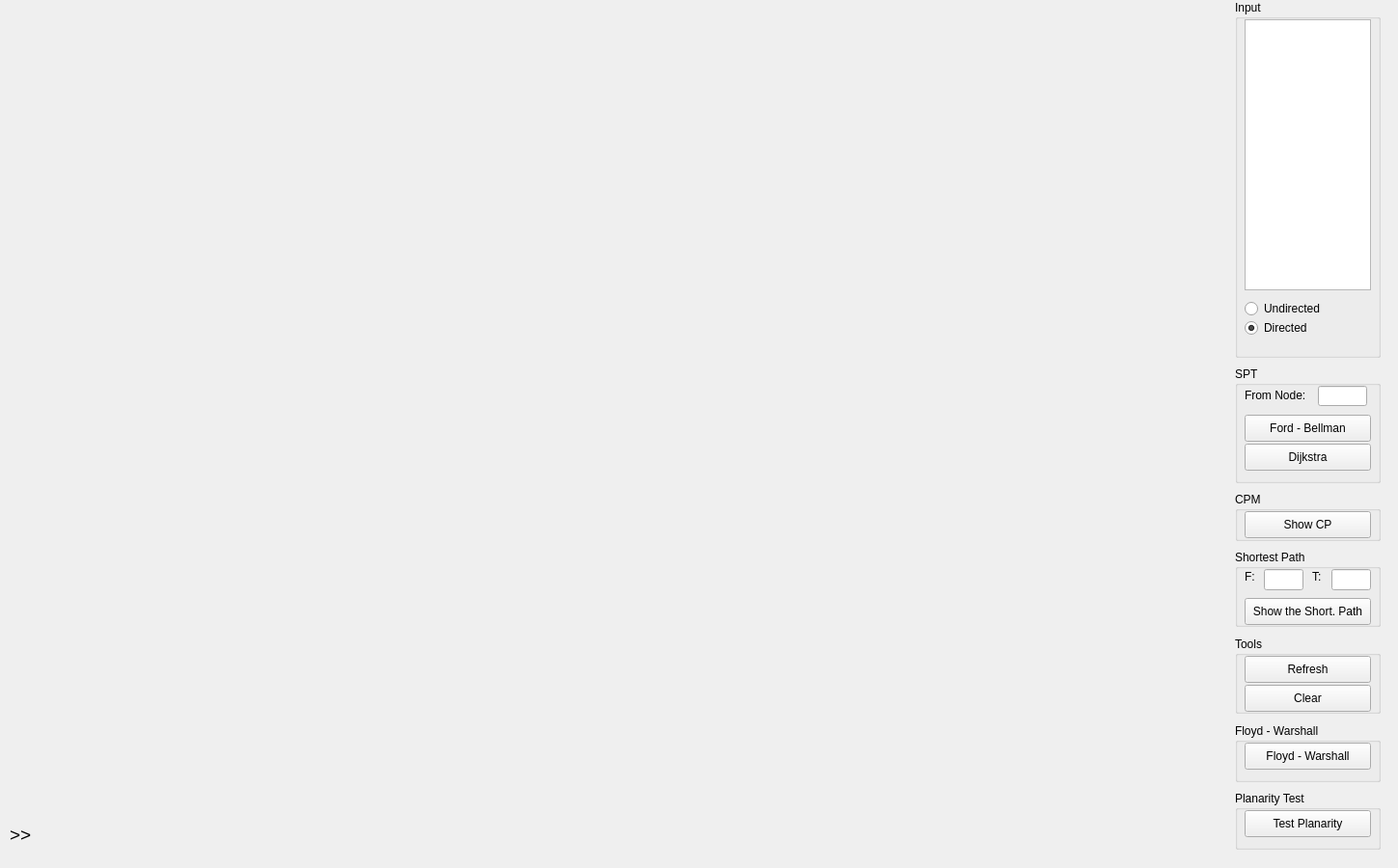
<?xml version="1.0" encoding="UTF-8"?>
<ui version="4.0">
 <class>MainWindow</class>
 <widget class="QMainWindow" name="MainWindow">
  <property name="geometry">
   <rect>
    <x>0</x>
    <y>0</y>
    <width>1449</width>
    <height>900</height>
   </rect>
  </property>
  <property name="sizePolicy">
   <sizepolicy hsizetype="Maximum" vsizetype="Maximum">
    <horstretch>0</horstretch>
    <verstretch>0</verstretch>
   </sizepolicy>
  </property>
  <property name="cursor">
   <cursorShape>CrossCursor</cursorShape>
  </property>
  <property name="mouseTracking">
   <bool>true</bool>
  </property>
  <property name="acceptDrops">
   <bool>false</bool>
  </property>
  <property name="windowTitle">
   <string>GraphCreator</string>
  </property>
  <widget class="QWidget" name="centralWidget">
   <widget class="QLabel" name="label">
    <property name="geometry">
     <rect>
      <x>10</x>
      <y>850</y>
      <width>611</width>
      <height>31</height>
     </rect>
    </property>
    <property name="text">
     <string>&lt;html&gt;&lt;head/&gt;&lt;body&gt;&lt;p&gt;&lt;span style=&quot; font-size:14pt;&quot;&gt;&amp;gt;&amp;gt; &lt;/span&gt;&lt;/p&gt;&lt;/body&gt;&lt;/html&gt;</string>
    </property>
    <property name="textFormat">
     <enum>Qt::AutoText</enum>
    </property>
   </widget>
   <widget class="QGroupBox" name="groupBox">
    <property name="geometry">
     <rect>
      <x>1280</x>
      <y>0</y>
      <width>151</width>
      <height>371</height>
     </rect>
    </property>
    <property name="mouseTracking">
     <bool>true</bool>
    </property>
    <property name="title">
     <string>Input</string>
    </property>
    <widget class="QRadioButton" name="radioButtonNonDirected">
     <property name="enabled">
      <bool>true</bool>
     </property>
     <property name="geometry">
      <rect>
       <x>10</x>
       <y>310</y>
       <width>95</width>
       <height>20</height>
      </rect>
     </property>
     <property name="cursor">
      <cursorShape>PointingHandCursor</cursorShape>
     </property>
     <property name="text">
      <string>Undirected</string>
     </property>
     <property name="checked">
      <bool>false</bool>
     </property>
    </widget>
    <widget class="QRadioButton" name="radioButtonDirected">
     <property name="geometry">
      <rect>
       <x>10</x>
       <y>330</y>
       <width>95</width>
       <height>20</height>
      </rect>
     </property>
     <property name="cursor">
      <cursorShape>PointingHandCursor</cursorShape>
     </property>
     <property name="text">
      <string>Directed</string>
     </property>
     <property name="checked">
      <bool>true</bool>
     </property>
    </widget>
    <widget class="QTextEdit" name="textEdit">
     <property name="geometry">
      <rect>
       <x>10</x>
       <y>20</y>
       <width>131</width>
       <height>281</height>
      </rect>
     </property>
     <property name="cursor" stdset="0">
      <cursorShape>IBeamCursor</cursorShape>
     </property>
    </widget>
   </widget>
   <widget class="QGroupBox" name="groupBox_2">
    <property name="geometry">
     <rect>
      <x>1280</x>
      <y>380</y>
      <width>151</width>
      <height>121</height>
     </rect>
    </property>
    <property name="title">
     <string>SPT</string>
    </property>
    <widget class="QPushButton" name="FordBellmanButton">
     <property name="geometry">
      <rect>
       <x>10</x>
       <y>50</y>
       <width>131</width>
       <height>28</height>
      </rect>
     </property>
     <property name="cursor">
      <cursorShape>PointingHandCursor</cursorShape>
     </property>
     <property name="mouseTracking">
      <bool>true</bool>
     </property>
     <property name="text">
      <string>Ford - Bellman</string>
     </property>
    </widget>
    <widget class="QPushButton" name="DijkstraButton">
     <property name="geometry">
      <rect>
       <x>10</x>
       <y>80</y>
       <width>131</width>
       <height>28</height>
      </rect>
     </property>
     <property name="cursor">
      <cursorShape>PointingHandCursor</cursorShape>
     </property>
     <property name="mouseTracking">
      <bool>true</bool>
     </property>
     <property name="text">
      <string>Dijkstra</string>
     </property>
    </widget>
    <widget class="QLabel" name="label_2">
     <property name="geometry">
      <rect>
       <x>10</x>
       <y>20</y>
       <width>71</width>
       <height>20</height>
      </rect>
     </property>
     <property name="text">
      <string>From Node:</string>
     </property>
    </widget>
    <widget class="QLineEdit" name="SorceNode">
     <property name="geometry">
      <rect>
       <x>86</x>
       <y>20</y>
       <width>51</width>
       <height>21</height>
      </rect>
     </property>
    </widget>
   </widget>
   <widget class="QGroupBox" name="groupBox_3">
    <property name="geometry">
     <rect>
      <x>1280</x>
      <y>660</y>
      <width>151</width>
      <height>80</height>
     </rect>
    </property>
    <property name="title">
     <string>Tools</string>
    </property>
    <widget class="QPushButton" name="ClearButton">
     <property name="geometry">
      <rect>
       <x>10</x>
       <y>50</y>
       <width>131</width>
       <height>28</height>
      </rect>
     </property>
     <property name="cursor">
      <cursorShape>PointingHandCursor</cursorShape>
     </property>
     <property name="mouseTracking">
      <bool>true</bool>
     </property>
     <property name="text">
      <string>Clear</string>
     </property>
    </widget>
    <widget class="QPushButton" name="RefreshButton">
     <property name="geometry">
      <rect>
       <x>10</x>
       <y>20</y>
       <width>131</width>
       <height>28</height>
      </rect>
     </property>
     <property name="cursor">
      <cursorShape>PointingHandCursor</cursorShape>
     </property>
     <property name="mouseTracking">
      <bool>true</bool>
     </property>
     <property name="text">
      <string>Refresh</string>
     </property>
    </widget>
   </widget>
   <widget class="QGroupBox" name="groupBox_4">
    <property name="geometry">
     <rect>
      <x>1280</x>
      <y>570</y>
      <width>151</width>
      <height>80</height>
     </rect>
    </property>
    <property name="title">
     <string>Shortest Path</string>
    </property>
    <widget class="QLabel" name="label_3">
     <property name="geometry">
      <rect>
       <x>10</x>
       <y>20</y>
       <width>55</width>
       <height>16</height>
      </rect>
     </property>
     <property name="text">
      <string>F:</string>
     </property>
    </widget>
    <widget class="QLabel" name="label_4">
     <property name="geometry">
      <rect>
       <x>80</x>
       <y>20</y>
       <width>16</width>
       <height>16</height>
      </rect>
     </property>
     <property name="text">
      <string>T:</string>
     </property>
    </widget>
    <widget class="QLineEdit" name="SPSource">
     <property name="geometry">
      <rect>
       <x>30</x>
       <y>20</y>
       <width>41</width>
       <height>22</height>
      </rect>
     </property>
    </widget>
    <widget class="QLineEdit" name="SPFinish">
     <property name="geometry">
      <rect>
       <x>100</x>
       <y>20</y>
       <width>41</width>
       <height>22</height>
      </rect>
     </property>
    </widget>
    <widget class="QPushButton" name="ShortestPath">
     <property name="geometry">
      <rect>
       <x>10</x>
       <y>50</y>
       <width>131</width>
       <height>28</height>
      </rect>
     </property>
     <property name="cursor">
      <cursorShape>PointingHandCursor</cursorShape>
     </property>
     <property name="mouseTracking">
      <bool>true</bool>
     </property>
     <property name="text">
      <string>Show the Short. Path</string>
     </property>
    </widget>
   </widget>
   <widget class="QGroupBox" name="groupBox_5">
    <property name="geometry">
     <rect>
      <x>1280</x>
      <y>510</y>
      <width>151</width>
      <height>51</height>
     </rect>
    </property>
    <property name="title">
     <string>CPM</string>
    </property>
    <widget class="QPushButton" name="ShowCriticalPathButton">
     <property name="geometry">
      <rect>
       <x>10</x>
       <y>20</y>
       <width>131</width>
       <height>28</height>
      </rect>
     </property>
     <property name="cursor">
      <cursorShape>PointingHandCursor</cursorShape>
     </property>
     <property name="mouseTracking">
      <bool>true</bool>
     </property>
     <property name="text">
      <string>Show CP</string>
     </property>
    </widget>
   </widget>
   <widget class="QGroupBox" name="groupBox_6">
    <property name="geometry">
     <rect>
      <x>1280</x>
      <y>750</y>
      <width>151</width>
      <height>61</height>
     </rect>
    </property>
    <property name="title">
     <string>Floyd - Warshall</string>
    </property>
    <widget class="QPushButton" name="pushButton">
     <property name="geometry">
      <rect>
       <x>10</x>
       <y>20</y>
       <width>131</width>
       <height>28</height>
      </rect>
     </property>
     <property name="cursor">
      <cursorShape>PointingHandCursor</cursorShape>
     </property>
     <property name="mouseTracking">
      <bool>true</bool>
     </property>
     <property name="text">
      <string>Floyd - Warshall</string>
     </property>
    </widget>
   </widget>
   <widget class="QGroupBox" name="groupBox_7">
    <property name="geometry">
     <rect>
      <x>1280</x>
      <y>820</y>
      <width>151</width>
      <height>61</height>
     </rect>
    </property>
    <property name="title">
     <string>Planarity Test</string>
    </property>
    <widget class="QPushButton" name="PlanarityTestButton">
     <property name="geometry">
      <rect>
       <x>10</x>
       <y>20</y>
       <width>131</width>
       <height>28</height>
      </rect>
     </property>
     <property name="cursor">
      <cursorShape>PointingHandCursor</cursorShape>
     </property>
     <property name="mouseTracking">
      <bool>true</bool>
     </property>
     <property name="text">
      <string>Test Planarity</string>
     </property>
    </widget>
   </widget>
  </widget>
 </widget>
 <layoutdefault spacing="6" margin="11"/>
 <resources/>
 <connections/>
</ui>
